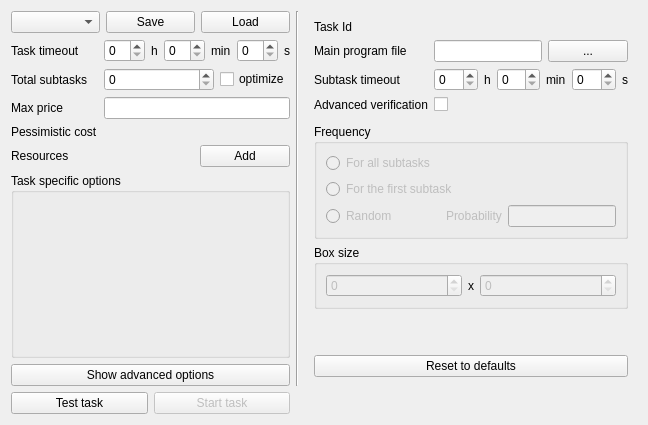
          <widget class="QWidget" name="newTaskPage">
           <layout class="QGridLayout" name="gridLayout_12">
            <item row="0" column="2">
             <widget class="QWidget" name="advanceNewTaskWidget" native="true">
              <layout class="QGridLayout" name="gridLayout_14">
               <item row="2" column="1">
                <widget class="QGroupBox" name="groupBox_2">
                 <property name="enabled">
                  <bool>true</bool>
                 </property>
                 <property name="toolTip">
                  <string>Width and height of a sample box used in advanced verification. A random part of a subtask will be rendered locally and compared with the result sent by a provider</string>
                 </property>
                 <property name="title">
                  <string>Box size</string>
                 </property>
                 <layout class="QHBoxLayout" name="horizontalLayout_23">
                  <item>
                   <widget class="QSpinBox" name="verificationSizeXSpinBox">
                    <property name="enabled">
                     <bool>false</bool>
                    </property>
                    <property name="maximum">
                     <number>1000000000</number>
                    </property>
                   </widget>
                  </item>
                  <item>
                   <widget class="QLabel" name="label_62">
                    <property name="sizePolicy">
                     <sizepolicy hsizetype="Maximum" vsizetype="Preferred">
                      <horstretch>0</horstretch>
                      <verstretch>0</verstretch>
                     </sizepolicy>
                    </property>
                    <property name="text">
                     <string>x</string>
                    </property>
                   </widget>
                  </item>
                  <item>
                   <widget class="QSpinBox" name="verificationSizeYSpinBox">
                    <property name="enabled">
                     <bool>false</bool>
                    </property>
                   </widget>
                  </item>
                 </layout>
                </widget>
               </item>
               <item row="1" column="1">
                <widget class="QGroupBox" name="groupBox">
                 <property name="enabled">
                  <bool>true</bool>
                 </property>
                 <property name="sizePolicy">
                  <sizepolicy hsizetype="Preferred" vsizetype="Minimum">
                   <horstretch>0</horstretch>
                   <verstretch>0</verstretch>
                  </sizepolicy>
                 </property>
                 <property name="toolTip">
                  <string>For which subtasks you want to perform advanced verification</string>
                 </property>
                 <property name="title">
                  <string>Frequency</string>
                 </property>
                 <layout class="QVBoxLayout" name="verticalLayout_7">
                  <item>
                   <widget class="QRadioButton" name="verificationForAllRadioButton">
                    <property name="enabled">
                     <bool>false</bool>
                    </property>
                    <property name="toolTip">
                     <string>Perform advanced verification for all subtasks</string>
                    </property>
                    <property name="text">
                     <string>For all subtasks</string>
                    </property>
                   </widget>
                  </item>
                  <item>
                   <widget class="QRadioButton" name="verificationForFirstRadioButton">
                    <property name="enabled">
                     <bool>false</bool>
                    </property>
                    <property name="toolTip">
                     <string>Perform advanced verification only for the first subtask</string>
                    </property>
                    <property name="text">
                     <string>For the first subtask</string>
                    </property>
                   </widget>
                  </item>
                  <item>
                   <layout class="QHBoxLayout" name="horizontalLayout_22">
                    <item>
                     <widget class="QRadioButton" name="verificationRandomRadioButton">
                      <property name="enabled">
                       <bool>false</bool>
                      </property>
                      <property name="sizePolicy">
                       <sizepolicy hsizetype="Maximum" vsizetype="Fixed">
                        <horstretch>0</horstretch>
                        <verstretch>0</verstretch>
                       </sizepolicy>
                      </property>
                      <property name="toolTip">
                       <string>Perform advanced verification for randomly chosen subtasks</string>
                      </property>
                      <property name="text">
                       <string>Random</string>
                      </property>
                     </widget>
                    </item>
                    <item>
                     <spacer name="horizontalSpacer_7">
                      <property name="orientation">
                       <enum>Qt::Horizontal</enum>
                      </property>
                      <property name="sizeHint" stdset="0">
                       <size>
                        <width>40</width>
                        <height>20</height>
                       </size>
                      </property>
                     </spacer>
                    </item>
                    <item>
                     <widget class="QLabel" name="probabilityLabel">
                      <property name="enabled">
                       <bool>false</bool>
                      </property>
                      <property name="sizePolicy">
                       <sizepolicy hsizetype="Maximum" vsizetype="Preferred">
                        <horstretch>0</horstretch>
                        <verstretch>0</verstretch>
                       </sizepolicy>
                      </property>
                      <property name="toolTip">
                       <string>Probability of choosing a subtask for advanced verification</string>
                      </property>
                      <property name="text">
                       <string>Probability</string>
                      </property>
                     </widget>
                    </item>
                    <item>
                     <widget class="QLineEdit" name="probabilityLineEdit">
                      <property name="enabled">
                       <bool>false</bool>
                      </property>
                      <property name="sizePolicy">
                       <sizepolicy hsizetype="Maximum" vsizetype="Fixed">
                        <horstretch>0</horstretch>
                        <verstretch>0</verstretch>
                       </sizepolicy>
                      </property>
                      <property name="minimumSize">
                       <size>
                        <width>50</width>
                        <height>0</height>
                       </size>
                      </property>
                      <property name="maxLength">
                       <number>10000</number>
                      </property>
                     </widget>
                    </item>
                   </layout>
                  </item>
                 </layout>
                </widget>
               </item>
               <item row="0" column="1">
                <layout class="QFormLayout" name="formLayout_8">
                 <property name="fieldGrowthPolicy">
                  <enum>QFormLayout::AllNonFixedFieldsGrow</enum>
                 </property>
                 <item row="0" column="0">
                  <widget class="QLabel" name="label_60">
                   <property name="toolTip">
                    <string>Identifier of this task</string>
                   </property>
                   <property name="text">
                    <string>Task Id</string>
                   </property>
                  </widget>
                 </item>
                 <item row="0" column="1">
                  <widget class="QLabel" name="taskIdLabel">
                   <property name="text">
                    <string/>
                   </property>
                  </widget>
                 </item>
                 <item row="5" column="1">
                  <widget class="QWidget" name="advancVerificationWidget" native="true"/>
                 </item>
                 <item row="1" column="0">
                  <widget class="QLabel" name="label_58">
                   <property name="toolTip">
                    <string>Select main program/script defining the task</string>
                   </property>
                   <property name="text">
                    <string>Main program file</string>
                   </property>
                  </widget>
                 </item>
                 <item row="1" column="1">
                  <layout class="QHBoxLayout" name="horizontalLayout_24">
                   <item>
                    <widget class="QLineEdit" name="mainProgramFileLineEdit"/>
                   </item>
                   <item>
                    <widget class="QPushButton" name="chooseMainProgramFileButton">
                     <property name="text">
                      <string>...</string>
                     </property>
                    </widget>
                   </item>
                  </layout>
                 </item>
                 <item row="2" column="1">
                  <layout class="QHBoxLayout" name="horizontalLayout_19">
                   <item>
                    <widget class="QSpinBox" name="subtaskTimeoutHourSpinBox"/>
                   </item>
                   <item>
                    <widget class="QLabel" name="label_52">
                     <property name="sizePolicy">
                      <sizepolicy hsizetype="Maximum" vsizetype="Preferred">
                       <horstretch>0</horstretch>
                       <verstretch>0</verstretch>
                      </sizepolicy>
                     </property>
                     <property name="text">
                      <string>h</string>
                     </property>
                    </widget>
                   </item>
                   <item>
                    <widget class="QSpinBox" name="subtaskTimeoutMinSpinBox"/>
                   </item>
                   <item>
                    <widget class="QLabel" name="label_53">
                     <property name="sizePolicy">
                      <sizepolicy hsizetype="Maximum" vsizetype="Preferred">
                       <horstretch>0</horstretch>
                       <verstretch>0</verstretch>
                      </sizepolicy>
                     </property>
                     <property name="text">
                      <string>min</string>
                     </property>
                    </widget>
                   </item>
                   <item>
                    <widget class="QSpinBox" name="subtaskTimeoutSecSpinBox"/>
                   </item>
                   <item>
                    <widget class="QLabel" name="label_54">
                     <property name="sizePolicy">
                      <sizepolicy hsizetype="Maximum" vsizetype="Preferred">
                       <horstretch>0</horstretch>
                       <verstretch>0</verstretch>
                      </sizepolicy>
                     </property>
                     <property name="text">
                      <string>s</string>
                     </property>
                    </widget>
                   </item>
                  </layout>
                 </item>
                 <item row="2" column="0">
                  <widget class="QLabel" name="label_51">
                   <property name="toolTip">
                    <string>After this time subtask computation will be aborted</string>
                   </property>
                   <property name="text">
                    <string>Subtask timeout</string>
                   </property>
                  </widget>
                 </item>
                 <item row="3" column="0">
                  <widget class="QLabel" name="label_59">
                   <property name="toolTip">
                    <string>Check this if you want to enable advanced subtask verification</string>
                   </property>
                   <property name="text">
                    <string>Advanced verification</string>
                   </property>
                  </widget>
                 </item>
                 <item row="3" column="1">
                  <widget class="QCheckBox" name="advanceVerificationCheckBox">
                   <property name="text">
                    <string/>
                   </property>
                  </widget>
                 </item>
                </layout>
               </item>
               <item row="4" column="1">
                <widget class="QPushButton" name="resetToDefaultButton">
                 <property name="toolTip">
                  <string>Restore default task settings. Warning: you will loose current task definition if it is not saved!</string>
                 </property>
                 <property name="text">
                  <string>Reset to defaults</string>
                 </property>
                </widget>
               </item>
               <item row="3" column="1">
                <spacer name="verticalSpacer">
                 <property name="orientation">
                  <enum>Qt::Vertical</enum>
                 </property>
                 <property name="sizeHint" stdset="0">
                  <size>
                   <width>20</width>
                   <height>40</height>
                  </size>
                 </property>
                </spacer>
               </item>
              </layout>
             </widget>
            </item>
            <item row="1" column="0">
             <layout class="QHBoxLayout" name="horizontalLayout_21">
              <item>
               <widget class="QPushButton" name="testTaskButton">
                <property name="toolTip">
                 <string>Run task test. Required to push the task to network</string>
                </property>
                <property name="text">
                 <string>Test task</string>
                </property>
               </widget>
              </item>
              <item>
               <widget class="QPushButton" name="finishButton">
                <property name="enabled">
                 <bool>false</bool>
                </property>
                <property name="toolTip">
                 <string>Add this task</string>
                </property>
                <property name="text">
                 <string>Start task</string>
                </property>
               </widget>
              </item>
             </layout>
            </item>
            <item row="0" column="0">
             <layout class="QHBoxLayout" name="horizontalLayout_16">
              <item>
               <layout class="QVBoxLayout" name="verticalLayout_5">
                <item>
                 <layout class="QHBoxLayout" name="horizontalLayout_17">
                  <item>
                   <widget class="QComboBox" name="taskTypeComboBox">
                    <property name="sizePolicy">
                     <sizepolicy hsizetype="Preferred" vsizetype="Maximum">
                      <horstretch>0</horstretch>
                      <verstretch>0</verstretch>
                     </sizepolicy>
                    </property>
                    <property name="toolTip">
                     <string>Type of the task</string>
                    </property>
                   </widget>
                  </item>
                  <item>
                   <widget class="QPushButton" name="saveButton">
                    <property name="toolTip">
                     <string>Save this task</string>
                    </property>
                    <property name="text">
                     <string>Save</string>
                    </property>
                   </widget>
                  </item>
                  <item>
                   <widget class="QPushButton" name="loadButton">
                    <property name="toolTip">
                     <string>Read task from file</string>
                    </property>
                    <property name="text">
                     <string>Load</string>
                    </property>
                   </widget>
                  </item>
                 </layout>
                </item>
                <item>
                 <layout class="QFormLayout" name="formLayout_7">
                  <property name="fieldGrowthPolicy">
                   <enum>QFormLayout::AllNonFixedFieldsGrow</enum>
                  </property>
                  <item row="2" column="0">
                   <widget class="QLabel" name="label_46">
                    <property name="toolTip">
                     <string>How long can you wait for a final result</string>
                    </property>
                    <property name="text">
                     <string>Task timeout</string>
                    </property>
                   </widget>
                  </item>
                  <item row="2" column="1">
                   <layout class="QHBoxLayout" name="horizontalLayout_18">
                    <item>
                     <widget class="QSpinBox" name="fullTaskTimeoutHourSpinBox"/>
                    </item>
                    <item>
                     <widget class="QLabel" name="label_48">
                      <property name="sizePolicy">
                       <sizepolicy hsizetype="Maximum" vsizetype="Preferred">
                        <horstretch>0</horstretch>
                        <verstretch>0</verstretch>
                       </sizepolicy>
                      </property>
                      <property name="text">
                       <string>h</string>
                      </property>
                     </widget>
                    </item>
                    <item>
                     <widget class="QSpinBox" name="fullTaskTimeoutMinSpinBox">
                      <property name="sizePolicy">
                       <sizepolicy hsizetype="Minimum" vsizetype="Fixed">
                        <horstretch>0</horstretch>
                        <verstretch>0</verstretch>
                       </sizepolicy>
                      </property>
                     </widget>
                    </item>
                    <item>
                     <widget class="QLabel" name="label_49">
                      <property name="sizePolicy">
                       <sizepolicy hsizetype="Maximum" vsizetype="Preferred">
                        <horstretch>0</horstretch>
                        <verstretch>0</verstretch>
                       </sizepolicy>
                      </property>
                      <property name="text">
                       <string>min</string>
                      </property>
                     </widget>
                    </item>
                    <item>
                     <widget class="QSpinBox" name="fullTaskTimeoutSecSpinBox"/>
                    </item>
                    <item>
                     <widget class="QLabel" name="label_50">
                      <property name="sizePolicy">
                       <sizepolicy hsizetype="Maximum" vsizetype="Preferred">
                        <horstretch>0</horstretch>
                        <verstretch>0</verstretch>
                       </sizepolicy>
                      </property>
                      <property name="text">
                       <string>s</string>
                      </property>
                     </widget>
                    </item>
                   </layout>
                  </item>
                  <item row="3" column="0">
                   <widget class="QLabel" name="label_55">
                    <property name="toolTip">
                     <string>Into how many subtasks you want to split the task</string>
                    </property>
                    <property name="text">
                     <string>Total subtasks</string>
                    </property>
                   </widget>
                  </item>
                  <item row="3" column="1">
                   <layout class="QHBoxLayout" name="horizontalLayout_20">
                    <item>
                     <widget class="QSpinBox" name="totalSpinBox"/>
                    </item>
                    <item>
                     <widget class="QCheckBox" name="optimizeTotalCheckBox">
                      <property name="sizePolicy">
                       <sizepolicy hsizetype="Maximum" vsizetype="Fixed">
                        <horstretch>0</horstretch>
                        <verstretch>0</verstretch>
                       </sizepolicy>
                      </property>
                      <property name="toolTip">
                       <string>Let Golem calculate optimal task division</string>
                      </property>
                      <property name="text">
                       <string>optimize</string>
                      </property>
                     </widget>
                    </item>
                   </layout>
                  </item>
                  <item row="4" column="0">
                   <widget class="QLabel" name="label_56">
                    <property name="toolTip">
                     <string>Maximal price of a single subtask you are ready to pay</string>
                    </property>
                    <property name="text">
                     <string>Max price</string>
                    </property>
                   </widget>
                  </item>
                  <item row="4" column="1">
                   <widget class="QLineEdit" name="taskMaxPriceLineEdit"/>
                  </item>
                  <item row="5" column="0">
                   <widget class="QLabel" name="pessimisticCostConst">
                    <property name="toolTip">
                     <string>How much will the whole task cost pessimistically. This can't be estimated if &quot;optimize&quot; is checked.</string>
                    </property>
                    <property name="text">
                     <string>Pessimistic cost</string>
                    </property>
                   </widget>
                  </item>
                  <item row="5" column="1">
                   <widget class="QLabel" name="pessimisticCostLabel">
                    <property name="text">
                     <string/>
                    </property>
                   </widget>
                  </item>
                  <item row="6" column="1">
                   <layout class="QHBoxLayout" name="horizontalLayout_25">
                    <item>
                     <widget class="QLabel" name="resourceFilesLabel">
                      <property name="text">
                       <string/>
                      </property>
                     </widget>
                    </item>
                    <item>
                     <widget class="QPushButton" name="addResourceButton">
                      <property name="toolTip">
                       <string>Click to add resources</string>
                      </property>
                      <property name="text">
                       <string>Add</string>
                      </property>
                     </widget>
                    </item>
                   </layout>
                  </item>
                  <item row="6" column="0">
                   <widget class="QLabel" name="label_15">
                    <property name="toolTip">
                     <string>Additional data needed to compute the task</string>
                    </property>
                    <property name="text">
                     <string>Resources</string>
                    </property>
                   </widget>
                  </item>
                 </layout>
                </item>
                <item>
                 <widget class="QGroupBox" name="taskSpecificGroupBox">
                  <property name="sizePolicy">
                   <sizepolicy hsizetype="Preferred" vsizetype="Expanding">
                    <horstretch>0</horstretch>
                    <verstretch>0</verstretch>
                   </sizepolicy>
                  </property>
                  <property name="title">
                   <string>Task specific options</string>
                  </property>
                  <layout class="QGridLayout" name="gridLayout_16">
                   <item row="0" column="0">
                    <layout class="QGridLayout" name="taskSpecificLayout"/>
                   </item>
                  </layout>
                 </widget>
                </item>
                <item>
                 <widget class="QPushButton" name="showAdvanceNewTaskButton">
                  <property name="text">
                   <string>Show advanced options</string>
                  </property>
                 </widget>
                </item>
               </layout>
              </item>
             </layout>
            </item>
            <item row="0" column="1">
             <widget class="Line" name="line_2">
              <property name="orientation">
               <enum>Qt::Vertical</enum>
              </property>
             </widget>
            </item>
           </layout>
          </widget>
